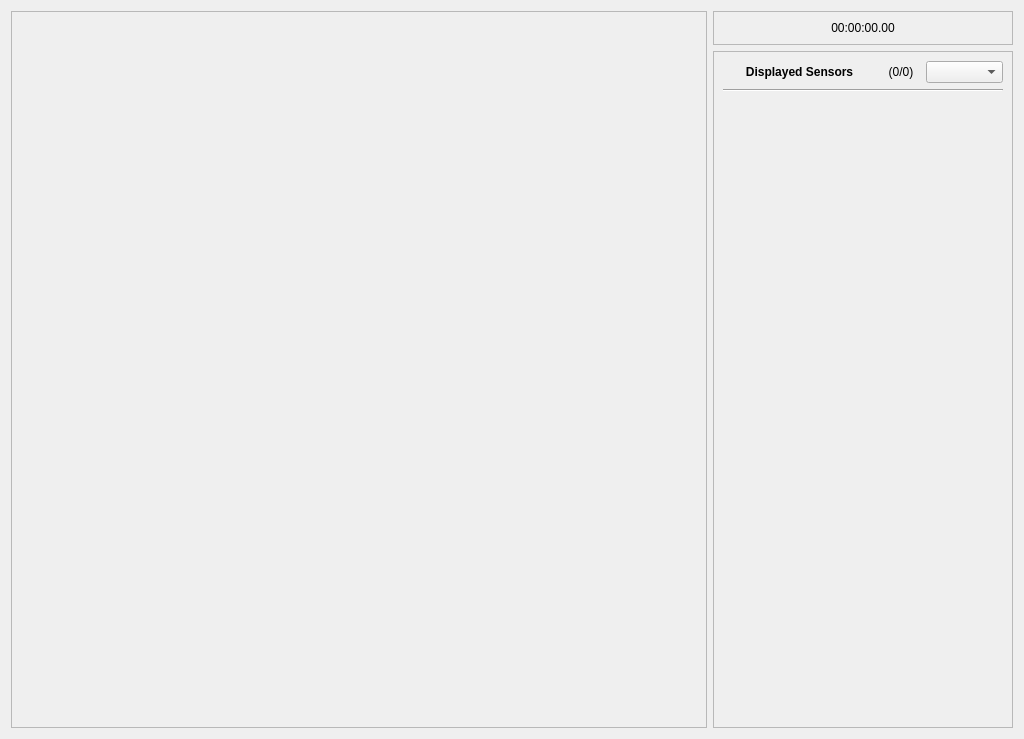
<?xml version="1.0" encoding="UTF-8"?>
<ui version="4.0">
 <class>Data_Collection</class>
 <widget class="QWidget" name="Data_Collection">
  <property name="geometry">
   <rect>
    <x>0</x>
    <y>0</y>
    <width>1024</width>
    <height>739</height>
   </rect>
  </property>
  <property name="windowTitle">
   <string>Form</string>
  </property>
  <property name="styleSheet">
   <string notr="true"/>
  </property>
  <layout class="QGridLayout" name="gridLayout">
   <item row="2" column="2">
    <widget class="QScrollArea" name="scrollable_enabledSensors">
     <property name="sizePolicy">
      <sizepolicy hsizetype="Expanding" vsizetype="Expanding">
       <horstretch>0</horstretch>
       <verstretch>0</verstretch>
      </sizepolicy>
     </property>
     <property name="minimumSize">
      <size>
       <width>300</width>
       <height>0</height>
      </size>
     </property>
     <property name="maximumSize">
      <size>
       <width>300</width>
       <height>16777215</height>
      </size>
     </property>
     <property name="styleSheet">
      <string notr="true"/>
     </property>
     <property name="widgetResizable">
      <bool>true</bool>
     </property>
     <widget class="QWidget" name="scrollAreaWidgetContents_2">
      <property name="geometry">
       <rect>
        <x>0</x>
        <y>0</y>
        <width>298</width>
        <height>674</height>
       </rect>
      </property>
      <layout class="QGridLayout" name="gridLayout_2">
       <item row="1" column="0">
        <widget class="Line" name="line_3">
         <property name="orientation">
          <enum>Qt::Horizontal</enum>
         </property>
        </widget>
       </item>
       <item row="0" column="0">
        <layout class="QHBoxLayout" name="horizontalLayout_3">
         <item>
          <widget class="QLabel" name="label_enabledSensors">
           <property name="sizePolicy">
            <sizepolicy hsizetype="Preferred" vsizetype="Preferred">
             <horstretch>4</horstretch>
             <verstretch>0</verstretch>
            </sizepolicy>
           </property>
           <property name="font">
            <font>
             <weight>75</weight>
             <bold>true</bold>
            </font>
           </property>
           <property name="text">
            <string>Displayed Sensors</string>
           </property>
           <property name="alignment">
            <set>Qt::AlignCenter</set>
           </property>
          </widget>
         </item>
         <item>
          <widget class="QLabel" name="label_active_sensor_count">
           <property name="sizePolicy">
            <sizepolicy hsizetype="Preferred" vsizetype="Preferred">
             <horstretch>1</horstretch>
             <verstretch>0</verstretch>
            </sizepolicy>
           </property>
           <property name="text">
            <string>(0/0)</string>
           </property>
           <property name="alignment">
            <set>Qt::AlignCenter</set>
           </property>
          </widget>
         </item>
         <item>
          <widget class="QComboBox" name="comboBox_graphDimension">
           <property name="sizePolicy">
            <sizepolicy hsizetype="Preferred" vsizetype="Fixed">
             <horstretch>2</horstretch>
             <verstretch>0</verstretch>
            </sizepolicy>
           </property>
           <property name="toolTip">
            <string>Graph display dimensions</string>
           </property>
           <property name="editable">
            <bool>false</bool>
           </property>
           <property name="currentText">
            <string/>
           </property>
           <property name="frame">
            <bool>true</bool>
           </property>
          </widget>
         </item>
        </layout>
       </item>
       <item row="2" column="0">
        <spacer name="verticalSpacer_2">
         <property name="orientation">
          <enum>Qt::Vertical</enum>
         </property>
         <property name="sizeHint" stdset="0">
          <size>
           <width>20</width>
           <height>40</height>
          </size>
         </property>
        </spacer>
       </item>
      </layout>
     </widget>
    </widget>
   </item>
   <item row="0" column="0" rowspan="3">
    <widget class="QScrollArea" name="scrollArea_graphs">
     <property name="styleSheet">
      <string notr="true"/>
     </property>
     <property name="widgetResizable">
      <bool>true</bool>
     </property>
     <widget class="QWidget" name="scrollAreaWidgetContents">
      <property name="geometry">
       <rect>
        <x>0</x>
        <y>0</y>
        <width>696</width>
        <height>717</height>
       </rect>
      </property>
      <property name="layoutDirection">
       <enum>Qt::LeftToRight</enum>
      </property>
     </widget>
    </widget>
   </item>
   <item row="0" column="2" rowspan="2">
    <widget class="QFrame" name="frame_displayingBox">
     <property name="styleSheet">
      <string notr="true"/>
     </property>
     <property name="frameShape">
      <enum>QFrame::StyledPanel</enum>
     </property>
     <property name="frameShadow">
      <enum>QFrame::Sunken</enum>
     </property>
     <layout class="QVBoxLayout" name="verticalLayout_2">
      <item>
       <widget class="QLabel" name="label_timeElapsed">
        <property name="text">
         <string>00:00:00.00</string>
        </property>
        <property name="alignment">
         <set>Qt::AlignCenter</set>
        </property>
       </widget>
      </item>
     </layout>
    </widget>
   </item>
  </layout>
 </widget>
 <resources/>
 <connections/>
</ui>
